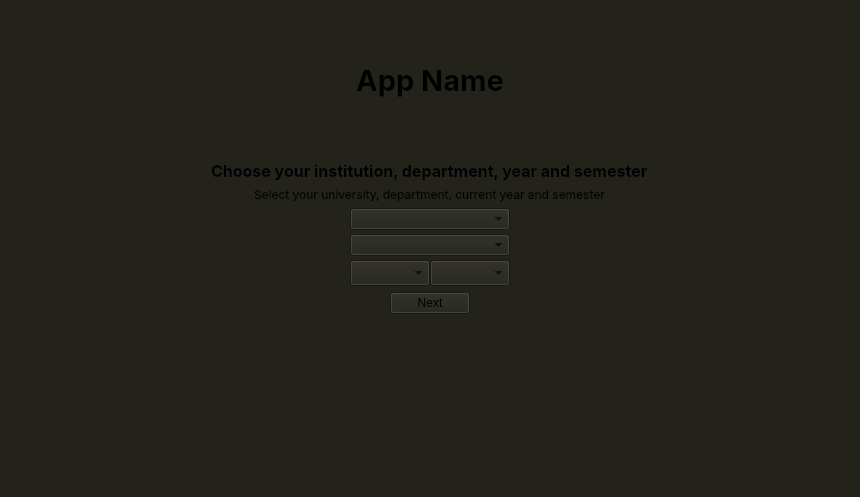
<?xml version="1.0" encoding="UTF-8"?>
<ui version="4.0">
 <class>instDeptYearSemSelection</class>
 <widget class="QMainWindow" name="instDeptYearSemSelection">
  <property name="geometry">
   <rect>
    <x>0</x>
    <y>0</y>
    <width>860</width>
    <height>497</height>
   </rect>
  </property>
  <property name="windowTitle">
   <string>MainWindow</string>
  </property>
  <property name="styleSheet">
   <string notr="true">background-color: rgb(35, 35, 28);</string>
  </property>
  <widget class="QWidget" name="centralwidget">
   <layout class="QVBoxLayout" name="verticalLayout">
    <item>
     <widget class="QLabel" name="myLabel_2">
      <property name="sizePolicy">
       <sizepolicy hsizetype="Preferred" vsizetype="Preferred">
        <horstretch>0</horstretch>
        <verstretch>1</verstretch>
       </sizepolicy>
      </property>
      <property name="font">
       <font>
        <family>Inter</family>
        <pointsize>22</pointsize>
        <bold>true</bold>
       </font>
      </property>
      <property name="text">
       <string>App Name</string>
      </property>
      <property name="alignment">
       <set>Qt::AlignmentFlag::AlignBottom|Qt::AlignmentFlag::AlignHCenter</set>
      </property>
     </widget>
    </item>
    <item alignment="Qt::AlignmentFlag::AlignVCenter">
     <widget class="QFrame" name="frame">
      <property name="sizePolicy">
       <sizepolicy hsizetype="Preferred" vsizetype="Preferred">
        <horstretch>0</horstretch>
        <verstretch>3</verstretch>
       </sizepolicy>
      </property>
      <property name="styleSheet">
       <string notr="true">QFrame
{
	border: none;
}</string>
      </property>
      <property name="frameShape">
       <enum>QFrame::Shape::StyledPanel</enum>
      </property>
      <property name="frameShadow">
       <enum>QFrame::Shadow::Raised</enum>
      </property>
      <layout class="QVBoxLayout" name="verticalLayout_2">
       <item alignment="Qt::AlignmentFlag::AlignHCenter">
        <widget class="QLabel" name="label">
         <property name="sizePolicy">
          <sizepolicy hsizetype="Maximum" vsizetype="Maximum">
           <horstretch>0</horstretch>
           <verstretch>0</verstretch>
          </sizepolicy>
         </property>
         <property name="font">
          <font>
           <family>Inter</family>
           <pointsize>12</pointsize>
           <bold>true</bold>
          </font>
         </property>
         <property name="text">
          <string>Choose your institution, department, year and semester</string>
         </property>
        </widget>
       </item>
       <item alignment="Qt::AlignmentFlag::AlignHCenter">
        <widget class="QLabel" name="label_2">
         <property name="sizePolicy">
          <sizepolicy hsizetype="Maximum" vsizetype="Maximum">
           <horstretch>0</horstretch>
           <verstretch>0</verstretch>
          </sizepolicy>
         </property>
         <property name="font">
          <font>
           <family>Inter</family>
          </font>
         </property>
         <property name="text">
          <string>Select your university, department, current year and semester</string>
         </property>
        </widget>
       </item>
       <item>
        <layout class="QGridLayout" name="gridLayout_3">
         <property name="sizeConstraint">
          <enum>QLayout::SizeConstraint::SetNoConstraint</enum>
         </property>
         <property name="horizontalSpacing">
          <number>0</number>
         </property>
         <property name="verticalSpacing">
          <number>4</number>
         </property>
         <item row="2" column="0" alignment="Qt::AlignmentFlag::AlignRight">
          <widget class="QComboBox" name="year">
           <property name="sizePolicy">
            <sizepolicy hsizetype="Maximum" vsizetype="Fixed">
             <horstretch>0</horstretch>
             <verstretch>0</verstretch>
            </sizepolicy>
           </property>
           <property name="minimumSize">
            <size>
             <width>80</width>
             <height>26</height>
            </size>
           </property>
           <property name="maximumSize">
            <size>
             <width>80</width>
             <height>16777215</height>
            </size>
           </property>
           <property name="placeholderText">
            <string>Year</string>
           </property>
           <item>
            <property name="text">
             <string>1</string>
            </property>
           </item>
           <item>
            <property name="text">
             <string>2</string>
            </property>
           </item>
           <item>
            <property name="text">
             <string>3</string>
            </property>
           </item>
           <item>
            <property name="text">
             <string>4</string>
            </property>
           </item>
          </widget>
         </item>
         <item row="1" column="0" colspan="2" alignment="Qt::AlignmentFlag::AlignHCenter">
          <widget class="QComboBox" name="department">
           <property name="sizePolicy">
            <sizepolicy hsizetype="Fixed" vsizetype="Fixed">
             <horstretch>0</horstretch>
             <verstretch>0</verstretch>
            </sizepolicy>
           </property>
           <property name="minimumSize">
            <size>
             <width>160</width>
             <height>0</height>
            </size>
           </property>
           <property name="maximumSize">
            <size>
             <width>160</width>
             <height>16777215</height>
            </size>
           </property>
           <property name="currentIndex">
            <number>-1</number>
           </property>
           <property name="placeholderText">
            <string>Department</string>
           </property>
           <item>
            <property name="text">
             <string>CSE</string>
            </property>
           </item>
           <item>
            <property name="text">
             <string>EEE</string>
            </property>
           </item>
           <item>
            <property name="text">
             <string>CE</string>
            </property>
           </item>
           <item>
            <property name="text">
             <string>ME</string>
            </property>
           </item>
          </widget>
         </item>
         <item row="0" column="0" colspan="2" alignment="Qt::AlignmentFlag::AlignHCenter">
          <widget class="QComboBox" name="university">
           <property name="sizePolicy">
            <sizepolicy hsizetype="Fixed" vsizetype="Fixed">
             <horstretch>0</horstretch>
             <verstretch>0</verstretch>
            </sizepolicy>
           </property>
           <property name="minimumSize">
            <size>
             <width>160</width>
             <height>0</height>
            </size>
           </property>
           <property name="maximumSize">
            <size>
             <width>160</width>
             <height>16777215</height>
            </size>
           </property>
           <property name="editable">
            <bool>false</bool>
           </property>
           <property name="currentText">
            <string/>
           </property>
           <property name="currentIndex">
            <number>-1</number>
           </property>
           <property name="placeholderText">
            <string>University</string>
           </property>
           <item>
            <property name="text">
             <string>RUET</string>
            </property>
           </item>
           <item>
            <property name="text">
             <string>CUET</string>
            </property>
           </item>
           <item>
            <property name="text">
             <string>KUET</string>
            </property>
           </item>
           <item>
            <property name="text">
             <string>BUET</string>
            </property>
           </item>
          </widget>
         </item>
         <item row="2" column="1" alignment="Qt::AlignmentFlag::AlignLeft">
          <widget class="QComboBox" name="comboBox">
           <property name="sizePolicy">
            <sizepolicy hsizetype="Maximum" vsizetype="Fixed">
             <horstretch>0</horstretch>
             <verstretch>0</verstretch>
            </sizepolicy>
           </property>
           <property name="minimumSize">
            <size>
             <width>80</width>
             <height>26</height>
            </size>
           </property>
           <property name="maximumSize">
            <size>
             <width>80</width>
             <height>16777215</height>
            </size>
           </property>
           <property name="placeholderText">
            <string>Semester</string>
           </property>
           <item>
            <property name="text">
             <string>Odd</string>
            </property>
           </item>
           <item>
            <property name="text">
             <string>Even</string>
            </property>
           </item>
          </widget>
         </item>
        </layout>
       </item>
       <item alignment="Qt::AlignmentFlag::AlignHCenter">
        <widget class="QPushButton" name="myButton">
         <property name="sizePolicy">
          <sizepolicy hsizetype="Maximum" vsizetype="Fixed">
           <horstretch>0</horstretch>
           <verstretch>0</verstretch>
          </sizepolicy>
         </property>
         <property name="text">
          <string>Next</string>
         </property>
        </widget>
       </item>
      </layout>
     </widget>
    </item>
    <item>
     <widget class="QFrame" name="frame_2">
      <property name="sizePolicy">
       <sizepolicy hsizetype="Preferred" vsizetype="Preferred">
        <horstretch>0</horstretch>
        <verstretch>1</verstretch>
       </sizepolicy>
      </property>
      <property name="styleSheet">
       <string notr="true">QFrame
{
	border: none;
}</string>
      </property>
      <property name="frameShape">
       <enum>QFrame::Shape::StyledPanel</enum>
      </property>
      <property name="frameShadow">
       <enum>QFrame::Shadow::Raised</enum>
      </property>
     </widget>
    </item>
   </layout>
  </widget>
  <widget class="QMenuBar" name="menubar">
   <property name="geometry">
    <rect>
     <x>0</x>
     <y>0</y>
     <width>860</width>
     <height>33</height>
    </rect>
   </property>
  </widget>
  <widget class="QStatusBar" name="statusbar"/>
 </widget>
 <resources/>
 <connections/>
</ui>
